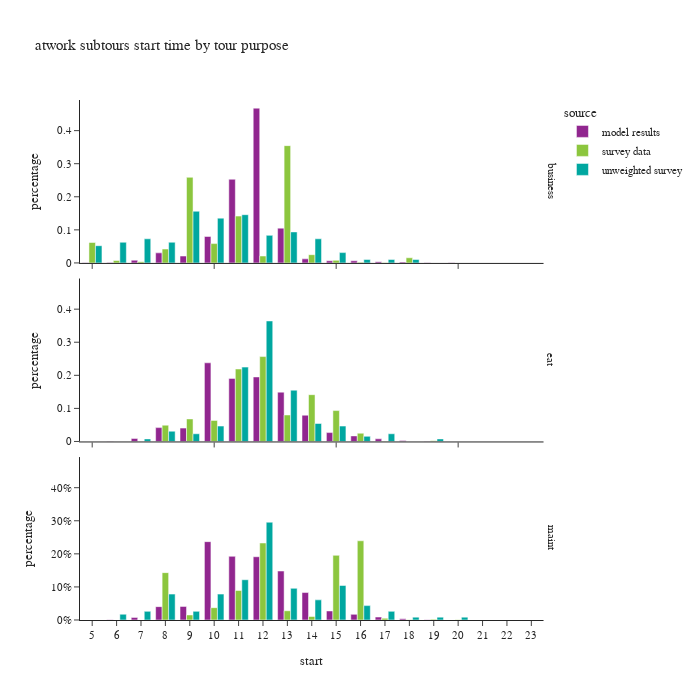

This figure's notebook cell:
### Code cell
df_plot = atwork_subtour.groupby(['source','tour_type','start'])[['tour_weight']].sum().reset_index()
df_plot['percentage'] = df_plot.groupby(['source','tour_type'], group_keys=False)['tour_weight']. \
    apply(lambda x: x / float(x.sum()))

fig = px.bar(df_plot, x="start", y="percentage", color="source",barmode="group",
             facet_row='tour_type',
             title="atwork subtours start time by tour purpose")
fig.for_each_annotation(lambda a: a.update(text = a.text.split("=")[-1]))
fig.update_layout(height=700, width=700, yaxis=dict(tickformat=".0%"), xaxis=dict(dtick="1"))
fig.show()

### Figure 1 — Plotly figure (JSON) as saved in the notebook; plotly's stock layout.template omitted (floating-point values rounded to 4 significant figures)
{"data": [{"alignmentgroup": "True", "hovertemplate": "source=model results<br>tour_type=business<br>start=%{x}<br>percentage=%{y}<extra></extra>", "legendgroup": "model results", "marker": {"color": "#91268F", "pattern": {"shape": ""}}, "name": "model results", "offsetgroup": "model results", "orientation": "v", "showlegend": true, "textposition": "auto", "type": "bar", "x": [5.0, 6.0, 7.0, 8.0, 9.0, 10.0, 11.0, 12.0, 13.0, 14.0, 15.0, 16.0, 17.0, 18.0, 19.0, 20.0, 21.0, 22.0, 23.0], "xaxis": "x3", "y": [0.0004183, 0.001454, 0.008325, 0.03047, 0.02081, 0.07999, 0.2529, 0.468, 0.1052, 0.01229, 0.006473, 0.006473, 0.003724, 0.00251, 0.0003585, 0.0003585, 0.0001593, 3.983e-05, 3.983e-05], "yaxis": "y3"}, {"alignmentgroup": "True", "hovertemplate": "source=model results<br>tour_type=eat<br>start=%{x}<br>percentage=%{y}<extra></extra>", "legendgroup": "model results", "marker": {"color": "#91268F", "pattern": {"shape": ""}}, "name": "model results", "offsetgroup": "model results", "orientation": "v", "showlegend": false, "textposition": "auto", "type": "bar", "x": [5.0, 6.0, 7.0, 8.0, 9.0, 10.0, 11.0, 12.0, 13.0, 14.0, 15.0, 16.0, 17.0, 18.0, 19.0, 20.0, 21.0, 22.0, 23.0], "xaxis": "x2", "y": [0.0001481, 0.0008391, 0.009158, 0.04185, 0.04038, 0.2378, 0.1907, 0.1951, 0.1491, 0.07937, 0.02685, 0.01686, 0.008009, 0.00293, 0.0004308, 0.0002558, 7.628e-05, 7.628e-05, 1.795e-05], "yaxis": "y2"}, {"alignmentgroup": "True", "hovertemplate": "source=model results<br>tour_type=maint<br>start=%{x}<br>percentage=%{y}<extra></extra>", "legendgroup": "model results", "marker": {"color": "#91268F", "pattern": {"shape": ""}}, "name": "model results", "offsetgroup": "model results", "orientation": "v", "showlegend": false, "textposition": "auto", "type": "bar", "x": [5.0, 6.0, 7.0, 8.0, 9.0, 10.0, 11.0, 12.0, 13.0, 14.0, 15.0, 16.0, 17.0, 18.0, 19.0, 20.0, 21.0, 22.0], "xaxis": "x", "y": [0.0002228, 0.0008912, 0.007909, 0.04044, 0.04108, 0.2369, 0.1925, 0.1912, 0.148, 0.08299, 0.02732, 0.01702, 0.00894, 0.003593, 0.0006127, 0.0002506, 2.785e-05, 2.785e-05], "yaxis": "y"}, {"alignmentgroup": "True", "hovertemplate": "source=survey data<br>tour_type=business<br>start=%{x}<br>percentage=%{y}<extra></extra>", "legendgroup": "survey data", "marker": {"color": "#8CC63E", "pattern": {"shape": ""}}, "name": "survey data", "offsetgroup": "survey data", "orientation": "v", "showlegend": true, "textposition": "auto", "type": "bar", "x": [5.0, 6.0, 7.0, 8.0, 9.0, 10.0, 11.0, 12.0, 13.0, 14.0, 15.0, 16.0, 17.0, 18.0], "xaxis": "x3", "y": [0.06178, 0.007312, 0.00372, 0.04195, 0.2588, 0.0585, 0.1416, 0.02089, 0.3546, 0.02496, 0.007859, 0.001953, 0.0003679, 0.0156], "yaxis": "y3"}, {"alignmentgroup": "True", "hovertemplate": "source=survey data<br>tour_type=eat<br>start=%{x}<br>percentage=%{y}<extra></extra>", "legendgroup": "survey data", "marker": {"color": "#8CC63E", "pattern": {"shape": ""}}, "name": "survey data", "offsetgroup": "survey data", "orientation": "v", "showlegend": false, "textposition": "auto", "type": "bar", "x": [7.0, 8.0, 9.0, 10.0, 11.0, 12.0, 13.0, 14.0, 15.0, 16.0, 17.0, 19.0], "xaxis": "x2", "y": [0.0, 0.04926, 0.06816, 0.06364, 0.2191, 0.2566, 0.08008, 0.1415, 0.09344, 0.02489, 0.0009906, 0.002329], "yaxis": "y2"}, {"alignmentgroup": "True", "hovertemplate": "source=survey data<br>tour_type=maint<br>start=%{x}<br>percentage=%{y}<extra></extra>", "legendgroup": "survey data", "marker": {"color": "#8CC63E", "pattern": {"shape": ""}}, "name": "survey data", "offsetgroup": "survey data", "orientation": "v", "showlegend": false, "textposition": "auto", "type": "bar", "x": [6.0, 7.0, 8.0, 9.0, 10.0, 11.0, 12.0, 13.0, 14.0, 15.0, 16.0, 17.0, 18.0, 19.0, 20.0], "xaxis": "x", "y": [0.0003875, 0.0, 0.1432, 0.01521, 0.03732, 0.08912, 0.2328, 0.02794, 0.01055, 0.1955, 0.2395, 0.005279, 0.0006669, 0.002118, 0.0005345], "yaxis": "y"}, {"alignmentgroup": "True", "hovertemplate": "source=unweighted survey<br>tour_type=business<br>start=%{x}<br>percentage=%{y}<extra></extra>", "legendgroup": "unweighted survey", "marker": {"color": "#00A7A0", "pattern": {"shape": ""}}, "name": "unweighted survey", "offsetgroup": "unweighted survey", "orientation": "v", "showlegend": true, "textposition": "auto", "type": "bar", "x": [5.0, 6.0, 7.0, 8.0, 9.0, 10.0, 11.0, 12.0, 13.0, 14.0, 15.0, 16.0, 17.0, 18.0], "xaxis": "x3", "y": [0.05208, 0.0625, 0.07292, 0.0625, 0.1562, 0.1354, 0.1458, 0.08333, 0.09375, 0.07292, 0.03125, 0.01042, 0.01042, 0.01042], "yaxis": "y3"}, {"alignmentgroup": "True", "hovertemplate": "source=unweighted survey<br>tour_type=eat<br>start=%{x}<br>percentage=%{y}<extra></extra>", "legendgroup": "unweighted survey", "marker": {"color": "#00A7A0", "pattern": {"shape": ""}}, "name": "unweighted survey", "offsetgroup": "unweighted survey", "orientation": "v", "showlegend": false, "textposition": "auto", "type": "bar", "x": [7.0, 8.0, 9.0, 10.0, 11.0, 12.0, 13.0, 14.0, 15.0, 16.0, 17.0, 19.0], "xaxis": "x2", "y": [0.007752, 0.03101, 0.02326, 0.04651, 0.2248, 0.3643, 0.155, 0.05426, 0.04651, 0.0155, 0.02326, 0.007752], "yaxis": "y2"}, {"alignmentgroup": "True", "hovertemplate": "source=unweighted survey<br>tour_type=maint<br>start=%{x}<br>percentage=%{y}<extra></extra>", "legendgroup": "unweighted survey", "marker": {"color": "#00A7A0", "pattern": {"shape": ""}}, "name": "unweighted survey", "offsetgroup": "unweighted survey", "orientation": "v", "showlegend": false, "textposition": "auto", "type": "bar", "x": [6.0, 7.0, 8.0, 9.0, 10.0, 11.0, 12.0, 13.0, 14.0, 15.0, 16.0, 17.0, 18.0, 19.0, 20.0], "xaxis": "x", "y": [0.01739, 0.02609, 0.07826, 0.02609, 0.07826, 0.1217, 0.2957, 0.09565, 0.06087, 0.1043, 0.04348, 0.02609, 0.008696, 0.008696, 0.008696], "yaxis": "y"}], "layout": {"annotations": [{"font": {}, "showarrow": false, "text": "maint", "textangle": 90, "x": 0.98, "xanchor": "left", "xref": "paper", "y": 0.1567, "yanchor": "middle", "yref": "paper"}, {"font": {}, "showarrow": false, "text": "eat", "textangle": 90, "x": 0.98, "xanchor": "left", "xref": "paper", "y": 0.5, "yanchor": "middle", "yref": "paper"}, {"font": {}, "showarrow": false, "text": "business", "textangle": 90, "x": 0.98, "xanchor": "left", "xref": "paper", "y": 0.8433, "yanchor": "middle", "yref": "paper"}], "barmode": "group", "height": 700, "legend": {"title": {"text": "source"}, "tracegroupgap": 0}, "title": {"text": "atwork subtours start time by tour purpose"}, "width": 700, "xaxis": {"anchor": "y", "domain": [0.0, 0.98], "dtick": "1", "title": {"text": "start"}}, "xaxis2": {"anchor": "y2", "domain": [0.0, 0.98], "matches": "x", "showticklabels": false}, "xaxis3": {"anchor": "y3", "domain": [0.0, 0.98], "matches": "x", "showticklabels": false}, "yaxis": {"anchor": "x", "domain": [0.0, 0.3133], "tickformat": ".0%", "title": {"text": "percentage"}}, "yaxis2": {"anchor": "x2", "domain": [0.3433, 0.6567], "matches": "y", "title": {"text": "percentage"}}, "yaxis3": {"anchor": "x3", "domain": [0.6867, 1.0], "matches": "y", "title": {"text": "percentage"}}}}
